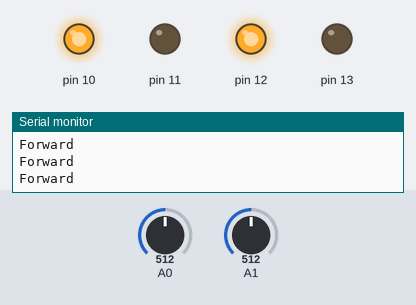
Simulated run of this sketch. Board: Arduino Uno, built with avr-gcc and run on an emulated ATmega328P. Parts: output pins drawn as LEDs (lit = HIGH), the last lines printed to the serial monitor. The inputs (shaded band) are chosen by the test bench; at power-on: A0 = 512, A1 = 512.

Above: at 1.2 s.
1.3 s: A0 set to 583
4.3 s: A0 set to 608
At 5.1 s:
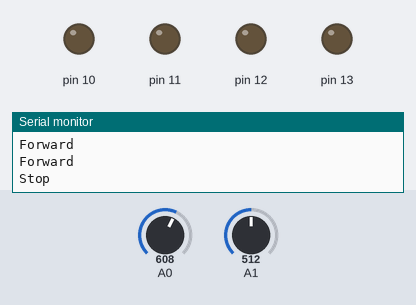
7.3 s: A0 set to 590
At 7.7 s:
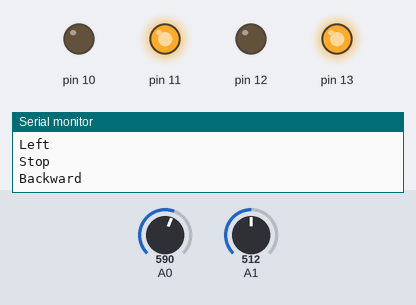
9.8 s: A1 set to 588
12.8 s: A1 set to 618
At 14.7 s:
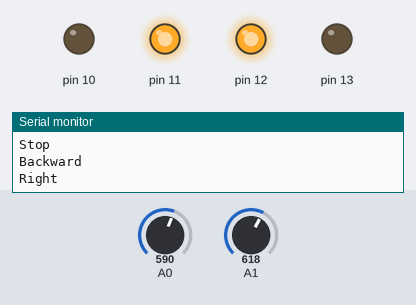
15.8 s: A0 set to 610
At 19.1 s:
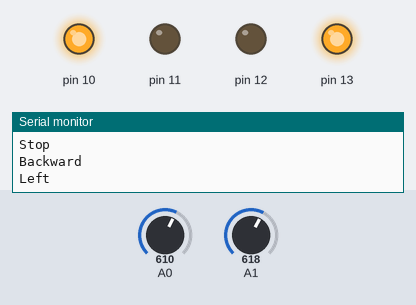
Timing chart, 0 to 19.8 s (numbered marks = the images above; inputs shaded):
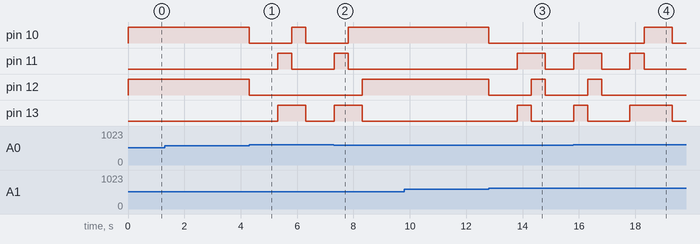

The sketch:

obsavoider.ino
```cpp
void setup() {
  // put your setup code here, to run once:
Serial.begin(9600);
pinMode(10,OUTPUT);
pinMode(11,OUTPUT);
pinMode(12,OUTPUT);
pinMode(13,OUTPUT);
pinMode(A0,INPUT);
pinMode(A1,INPUT);
}
void moveRobot(String motion){
  if(motion=="Forward")
  {
    digitalWrite(10,HIGH);
    digitalWrite(11,LOW);
    digitalWrite(12,HIGH);
    digitalWrite(13,LOW);
    Serial.println("Forward");
  }
  if(motion=="Backward")
  {
    digitalWrite(10,LOW);
    digitalWrite(11,HIGH);
    digitalWrite(12,LOW);
    digitalWrite(13,HIGH);
    Serial.println("Backward");
  }
  if(motion=="Left")
  {
    digitalWrite(10,HIGH);
    digitalWrite(11,LOW);
    digitalWrite(12,LOW);
    digitalWrite(13,HIGH);
    Serial.println("Left");
  }
  if(motion=="Right")
  {
    digitalWrite(10,LOW);
    digitalWrite(11,HIGH);
    digitalWrite(12,HIGH);
    digitalWrite(13,LOW);
    Serial.println("Right");
  }
  if(motion=="Stop")
  {
    digitalWrite(10,LOW);
    digitalWrite(11,LOW);
    digitalWrite(12,LOW);
    digitalWrite(13,LOW);
    Serial.println("Stop");
  }
}
void loop() {
  // put your main code here, to run repeatedly:
 int Right=analogRead(A0);
 int Left=analogRead(A1);
// Serial.println("Value of right sensor"+String(Right));
// Serial.println("\t");
// Serial.println("Value of left sensor"+String(Left));
// delay(1000);
   if ((Right > 600) && (Left >600)) {
    moveRobot("Stop");
    delay(1000);
    moveRobot("Backward");
    delay(500);
    moveRobot("Left");
    delay(1000);
  }
  if ((Right < 600) && (Left < 600)) {
    moveRobot("Forward");
  }
  if ((Right < 600) && (Left > 600)) {
    moveRobot("Stop");
    delay(1000);
    moveRobot("Backward");
    delay(500);
    moveRobot("Right");
    delay(500);
  }
  if ((Right >600) && (Left < 600)) {
    moveRobot("Stop");
    delay(1000);
    moveRobot("Backward");
    delay(500);
    moveRobot("Left");
    delay(500);
  }

            }
```

Measured:
- the behaviour switches between 600 and 601 on A0 (found by bisection; images 0 and 1)
- the behaviour switches between 600 and 601 on A1 (found by bisection; images 2 and 3)
- after the input at 4.3 s, pin 10: HIGH → LOW at once, → HIGH 1.5 s later, → LOW 0.50 s later; pin 11: LOW → HIGH after 1.0 s, → LOW 0.50 s later; pin 12: HIGH → LOW at once; pin 13: LOW → HIGH after 1.0 s, → LOW 1.0 s later
- after the input at 7.3 s, pin 10: goes on until 7.8 s, then stays HIGH; pin 11: goes on until 7.8 s, then stays LOW; pin 12: LOW → HIGH after 1.0 s; pin 13: goes on until 8.3 s, then stays LOW
- after the input at 12.8 s, pin 10: HIGH → LOW at once; pin 11: LOW → HIGH after 1.0 s, → LOW 1.0 s later; pin 12: HIGH → LOW at once, → HIGH 1.5 s later, → LOW 0.50 s later; pin 13: LOW → HIGH after 1.0 s, → LOW 0.50 s later
- after the input at 15.8 s, pin 10: LOW → HIGH after 2.5 s, → LOW 1.0 s later; pin 12: goes on until 16.8 s, then stays LOW
